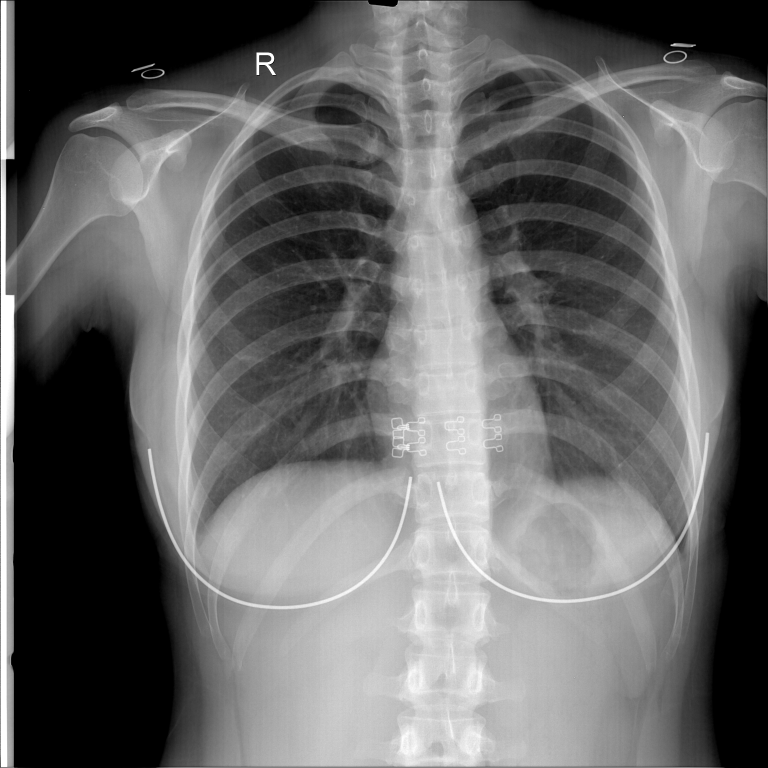
#> input picture helper_files/coordinate/sda.png, 3072 x 3072 px, given in place of MCUCXR_0003_0.png, which was not available (shown at 1/4 size)
$ python intensity.py   (older library calls are emulated)
#> lines starting #> are read from the running program, lines starting #| are printed output that depends on the picture; pictures that were not available may be replaced by others from this repository, and a replacement may not be noted
# import packages
import matplotlib.pyplot as plt
from skimage import exposure
from skimage.exposure import match_histograms
import cv2
from PIL import Image
import numpy as np
# reading main image
img1 = cv2.imread("MCUCXR_0003_0.png")
#> img1 is the input picture: shape (3072, 3072, 3); min 0, max 255, mean 103.8

# checking the number of channels
print('No of Channel is: ' + str(img1.ndim))
#| No of Channel is: 3

# reading reference image
img2 = cv2.imread("CHNCXR_0241_0.png")
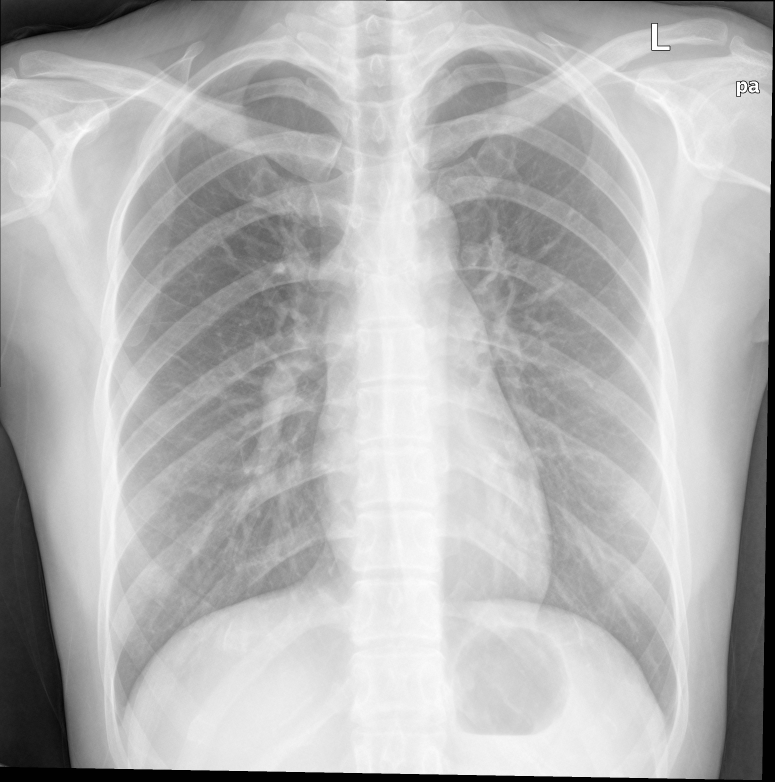
#> input picture helper_files/New folder/CHNCXR_0241_0.png, 2324 x 2344 px (shown at 1/3 size)
#> img2 is the input picture: shape (2344, 2324, 3); min 0, max 255, mean 180.6

# checking the number of channels
print('No of Channel is: ' + str(img2.ndim))
#| No of Channel is: 3

image = img1
reference = img2

matched = match_histograms(image, reference ,
                           multichannel=True)
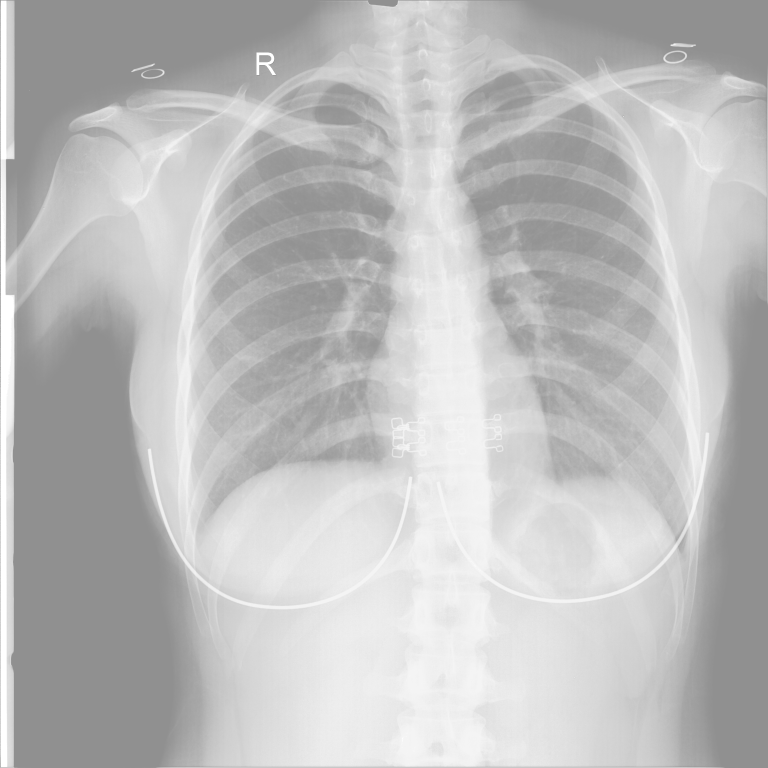
#> matched: shape (3072, 3072, 3) (shown at 1/4 size); min 144, max 255, mean 189.5


fig, (ax1, ax2, ax3) = plt.subplots(nrows=1, ncols=3,
                                    figsize=(8, 3),
                                    sharex=True, sharey=True)

for aa in (ax1, ax2, ax3):
    aa.set_axis_off()


ax1.imshow(image)
ax1.set_title('Source')
ax2.imshow(reference)
ax2.set_title('Reference')
ax3.imshow(matched)
ax3.set_title('Matched')

plt.tight_layout()
plt.show()
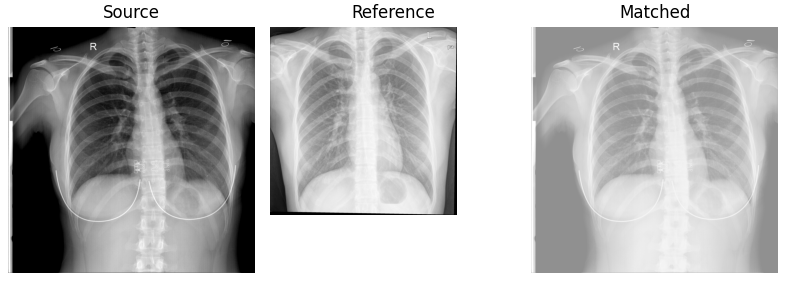
#> figure drawn by matplotlib, 3 panels

fig, axes = plt.subplots(nrows=3, ncols=3, figsize=(8, 8))

for i, img in enumerate((image, reference, matched)):
    for c, c_color in enumerate(('red', 'green', 'blue')):
        img_hist, bins = exposure.histogram(img[..., c],
                                            source_range='dtype')
        axes[c, i].plot(bins, img_hist / img_hist.max())
        img_cdf, bins = exposure.cumulative_distribution(img[..., c])
        axes[c, i].plot(bins, img_cdf)
        axes[c, 0].set_ylabel(c_color)
#> this loop made 3 passes

axes[0, 0].set_title('Source')
axes[0, 1].set_title('Reference')
axes[0, 2].set_title('Matched')

plt.tight_layout()
plt.show()
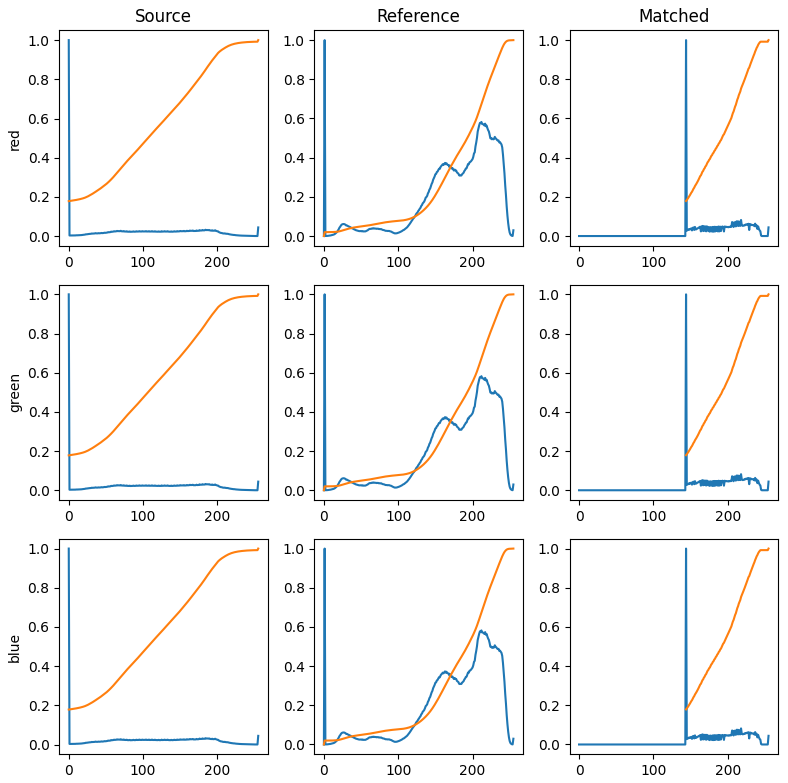
#> figure drawn by matplotlib, 9 panels; panel 1: curve peaks at x = 0, y = 1; panel 1: curve peaks at x = 255, y = 1; panel 2: curve peaks at x = 1, y = 1; panel 2: curve peaks at x = 255, y = 1
